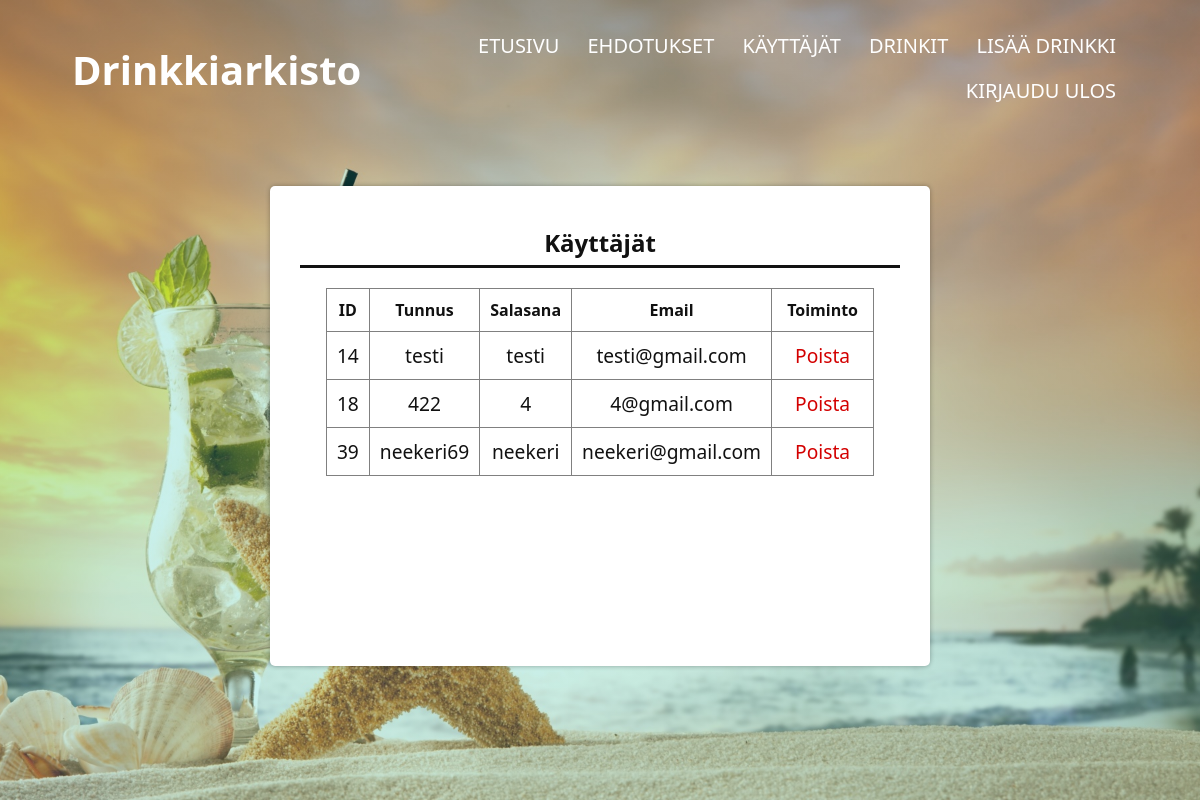
/kayttajatadmin.php, run on an earlier commit of the app's database.
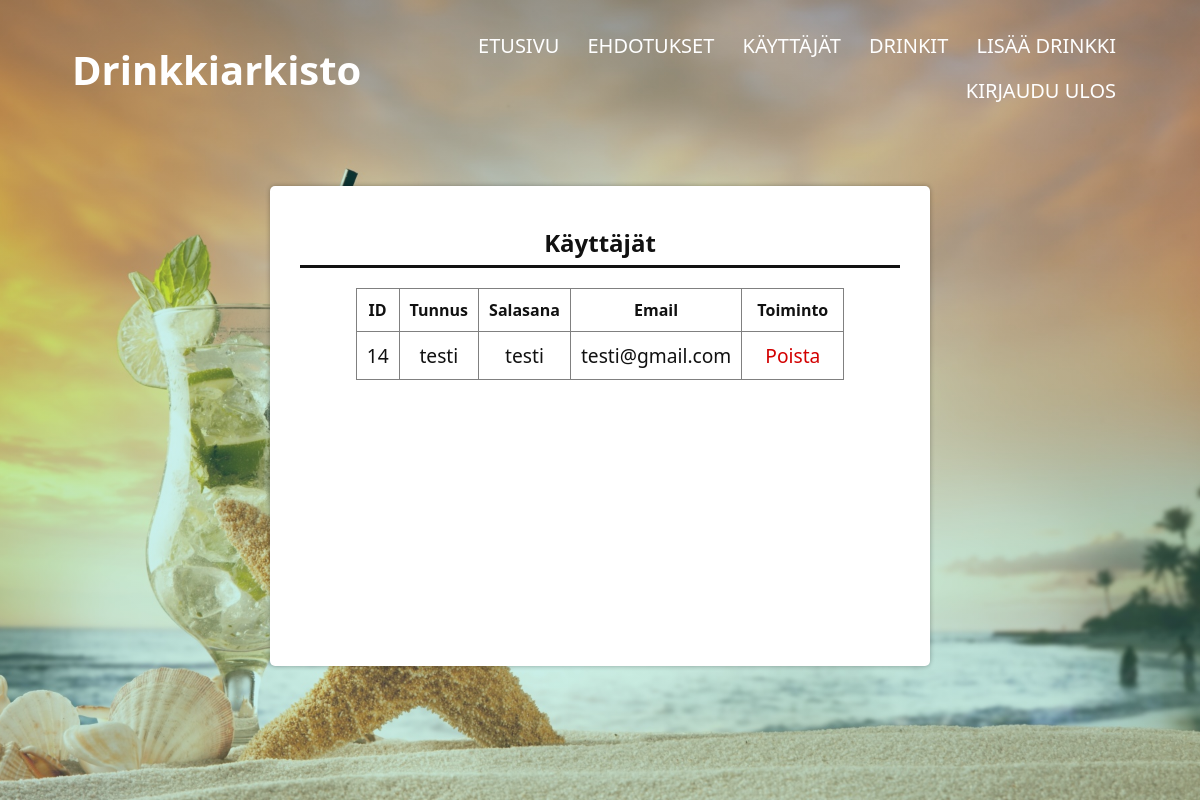
And on a later commit of the database.
### tables this page shows
CREATE TABLE `kayttaja` (
  `id` int(11) NOT NULL,
  `tunnus` varchar(255) NOT NULL,
  `salasana` varchar(255) NOT NULL,
  `email` varchar(255) NOT NULL,
  `adminid` int(1) NOT NULL
);

### kayttajatadmin.php (the view, shortened to what this page needs)
<?php
include('yhteys.php');
$hakusql = "SELECT * FROM kayttaja WHERE adminid!=1";
$tulokset = $conn->query($hakusql);
?>
<!DOCTYPE html>
<html lang="en">
<head>
    <link rel="stylesheet" type="text/css" href="kayttajatadmin.css">
</head>
<body>
    <section class="header">
        <nav>
            <h1 id="mainheader">Drinkkiarkisto</h1>
            <div class="nav-links">
                <ul>
                    <li><a href="admin.php">ETUSIVU</a></li>
                    <li><a href="ehdotuksetadmin.php">EHDOTUKSET</a></li>
                    <li><a href="kayttajatadmin.php">KÄYTTÄJÄT</a></li>
                    <li><a href="drinkkiadmin.php">DRINKIT</a></li>
                    <li><a href="adminlisaa.php">LISÄÄ DRINKKI</a></li>
                    <li><a href="kirjaudu-ulos.php">KIRJAUDU ULOS</a></li>
                </ul>
            </div>
        </nav>
        <div class="container">
            <h1 id="otsikko">Käyttäjät</h1>
            <div>
                <table border="1" cellspacing="0" cellpadding="0">
                    <tr class="heading">
                        <th>ID</th>
                        <th>Tunnus</th>
                        <th>Salasana</th>
                        <th>Email</th>
                        <th>Toiminto</th>
                    </tr>
                    <?php
	     if ($tulokset->num_rows > 0) {
               while($rivi = $tulokset->fetch_assoc()) {
                     echo "
                          <tr>
                               <td>".$rivi['id']."</td>
                               <td>".$rivi['tunnus']."</td>
                               <td>".$rivi['salasana']."</td>
                               <td>".$rivi['email']."</td>
                               <td><a href='poista.php?id=".$rivi['id']."' id='btn'>Poista</a></td>
                          </tr>
                     ";
                }
           }
      ?>
                </table>
    </section>
</body>
</html>

### kayttajatadmin.css (style rules this page uses)
* { margin: 0px; padding: 0px; font-family: "Segoe UI", Tahoma, Geneva, Verdana, sans-serif; }
.header { min-height: 100vh; width: 100%; background-image: linear-gradient( rgba(43, 199, 191, 0.25), rgba(43, 199, 191, 0.25) ), url("images/tausta5.jpg"); background-position: center; background-size: cover; background-attachment: fixed; position: relative; }
#mainheader { font-size: 40px; color: #fff; }
nav { display: flex; padding: 2% 6%; justify-content: space-between; align-items: center; margin-bottom: 4%; }
.nav-links { flex: 1; text-align: right; }
.nav-links ul li { list-style: none; display: inline-block; padding: 8px 12px; position: relative; }
.nav-links ul li a { color: #fff; text-decoration: none; font-size: 20px; }
.nav-links ul li::after { content: ""; width: 0%; height: 2px; background: #f44336; display: block; margin: auto; transition: 0.5s; }
#btn { transition: 0.5s; color: rgb(211, 0, 0); padding: 7px 13px; border-radius: 3px; text-decoration: none; }
.container { width: 50%; overflow: auto; min-height: 50vh; max-height: 50vh; margin: 0 auto; margin-top: 2%; background: #fff; border-radius: 5px; box-shadow: 0 0 5px rgba(0, 0, 0, 0.3); padding: 40px 30px; text-align: center; }
#otsikko { color: #111; text-align: center; margin-bottom: 20px; display: block; border-bottom: solid 3px #111; padding-bottom: 1%; }
table { margin: auto; border-collapse: collapse; width: 75%; }
table th { color: #111; padding: 10px; }
table td { color: #111; font-size: 1.2em; padding: 10px; text-align: center; }

What changed in the data, as far as the page shows it:
removed kayttaja: id "18", tunnus "422", salasana "4", email "4@gmail.com"
removed kayttaja: id "39", tunnus "neekeri69", salasana "neekeri", email "neekeri@gmail.com"
